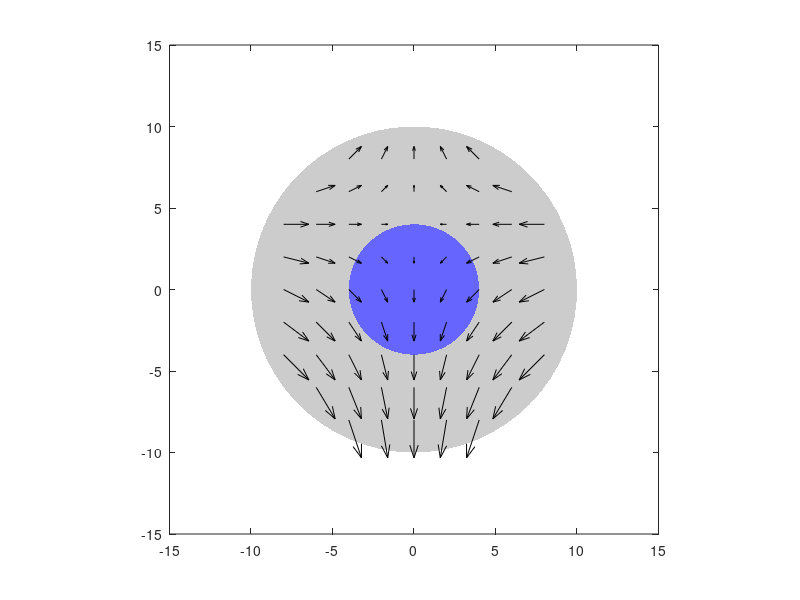

This chart was generated by the following MATLAB code:
% function UnstableField()

theta = pi/2;
F_offset = -40;
F_offset_theta = pi/2;
% Fx_offset = 10;
% Fy_offset = 10;
x_offset = 0;
y_offset = 0;
neg_stiffness = 10;
pos_stiffness = 10;
axis_lim = 10;

[X,Y] = meshgrid(-axis_lim:axis_lim/5:axis_lim);
X = X(:);
Y = Y(:);
X_new = X(sqrt(X.^2+Y.^2)<10);
Y_new = Y(sqrt(X.^2+Y.^2)<10);
X = X_new;
Y = Y_new;

Fx_prime = neg_stiffness*((X-x_offset)*cos(theta) + (Y-y_offset)*sin(theta))*cos(theta) +...
    pos_stiffness*(-(X-x_offset)*sin(theta) + (Y-y_offset)*cos(theta))*sin(theta) +...
    F_offset*cos(F_offset_theta);
Fy_prime = neg_stiffness*((X-x_offset)*cos(theta) + (Y-y_offset)*sin(theta))*sin(theta) -...
    pos_stiffness*(-(X-x_offset)*sin(theta) + (Y-y_offset)*cos(theta))*cos(theta) +...
    F_offset*sin(F_offset_theta);


X_target = 4*cos(0:.1:2*pi);
Y_target = 4*sin(0:.1:2*pi);
X_workspace = 10*cos(0:.1:2*pi);
Y_workspace = 10*sin(0:.1:2*pi);

figure;
area([X_workspace X_workspace(1)],[Y_workspace Y_workspace(1)],'LineStyle','none','FaceColor',[.8 .8 .8])
hold on
area([X_target X_target(1)],[Y_target Y_target(1)],'LineStyle','none','FaceColor',[.4 .4 1])
quiver(X,Y,Fx_prime,Fy_prime,'k')
xlim([-15 15])
ylim([-15 15])
axis square
% set(gca,'ytick',[],'xtick',[])


